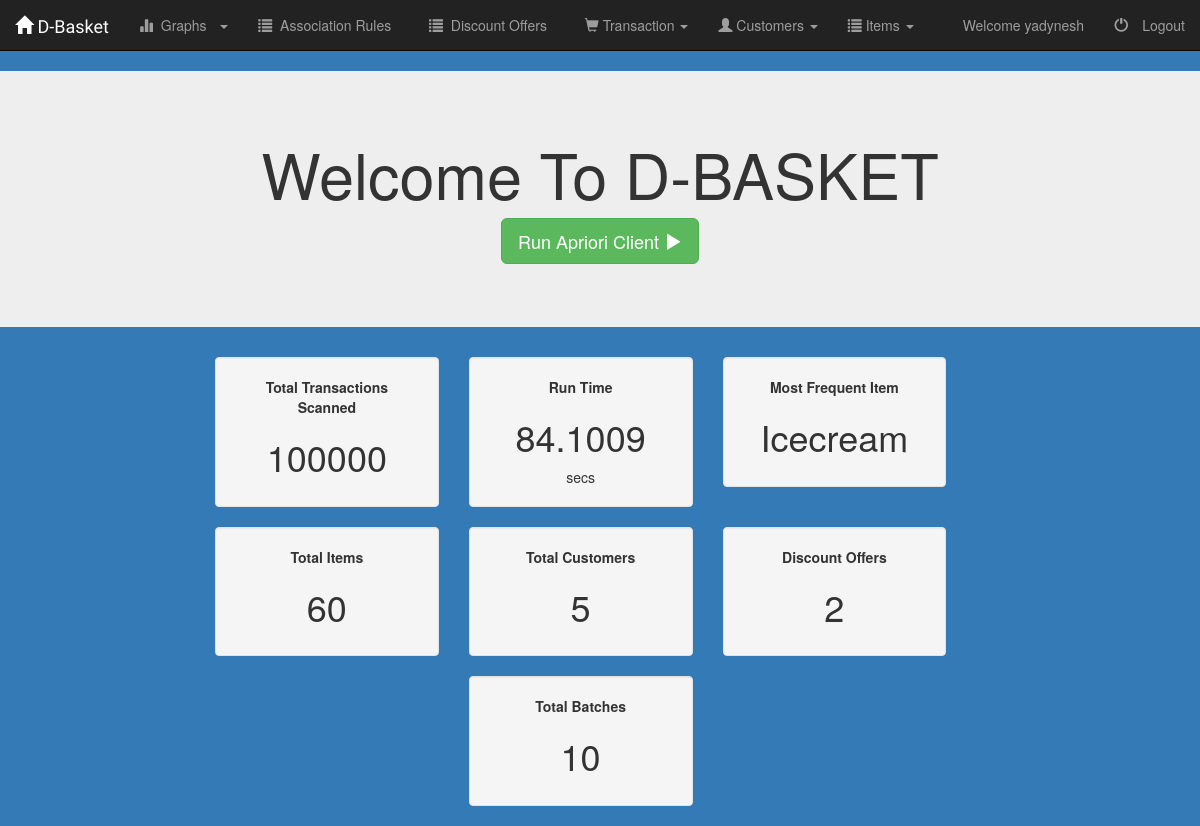
Page /emp/home (signed in) on the committed database.
### AdminPanel/models.py (models this page shows, shortened)
class Statistic(models.Model):
	rows_scanned = models.BigIntegerField(default = 1)
	run_time = models.FloatField()
	most_frequent_item = models.ForeignKey(Item, on_delete=models.CASCADE, blank=True, null=True)
	total_batches = models.IntegerField()

class Item(models.Model):
	item_name = models.CharField(max_length = 50, verbose_name = 'Item Name')
	stocks = models.IntegerField()

### AdminPanel/views.py (the view)
class AdminFormView(View):
    def get(self, request, *args, **kwargs):
        template = "AdminPanel/home.html"
        stats_object = Statistic.objects.first()
        item_count = Item.objects.count()
        customer_count = Customer.objects.count()
        discount_count = Discount.objects.count()
        context = {
            'stats_object' : stats_object,
            'item_count' : item_count,
            'customer_count' : customer_count,
            'discount_count' : discount_count,
            'rows_scanned' : (stats_object.rows_scanned - 1)
        }
        return render(request, template, context)

### AdminPanel/templates/AdminPanel/home.html (shortened to what this page needs)
{% extends "base.html" %}
{% block tabs %}
	{% include "AdminPanel/tabs.html" with active_tab='home' %}
{% endblock tabs %}
{% block content %}
	<div class="jumbotron">
		<div class="container text-center">
			<h1>Welcome To D-BASKET</h1>
			<p>
				<a class ="btn btn-success btn-lg " href="{% url 'adminpanel:runclient' %}">
					Run Apriori Client
					<span class="glyphicon glyphicon-play" aria-hidden="true"/>
				</a>
			</p>
		</div>
	</div>
	<div id="">
		<div class="row col-md-offset-2">
			<div class="container col-md-3">
		  		<div class="well text-center">
		  			<b>Total Transactions Scanned</b><br/>
					<h1>{{rows_scanned}}</h1>
		  		</div>
			</div>
			<div class="container col-md-3">
		  		<div class="well text-center">
		  			<b>Run Time</b><br/>
					<h1>{{stats_object.run_time}}</h1> secs
		  		</div>
			</div>
			<div class="container col-md-3">
		  		<div class="well text-center">
		  			<b>Most Frequent Item</b><br/>
					<h1>{{stats_object.most_frequent_item.item_name.capitalize}}</h1>
		  		</div>
			</div>
		</div>
		<div class="row col-md-offset-2">
			<div class="container col-md-3">
		  		<div class="well text-center">
		  			<b>Total Items</b><br/>
					<h1>{{item_count}}</h1>
		  		</div>
			</div>
			<div class="container col-md-3">
		  		<div class="well text-center">
		  			<b>Total Customers</b><br/>
					<h1>{{customer_count}}</h1>
		  		</div>
			</div>
			<div class="container col-md-3">
		  		<div class="well text-center">
		  			<b>Discount Offers</b><br/>
					<h1>{{discount_count}}</h1>
		  		</div>
			</div>
		</div>
		<div class="row col-md-offset-2">
			<div class="container col-md-offset-3 col-md-3">
		  		<div class="well text-center">
		  			<b>Total Batches</b><br/>
					<h1>{{stats_object.total_batches}}</h1>
		  		</div>
			</div>
		</div>
	</div>
{% endblock content %}

### AdminPanel/templates/base.html (shortened to what this page needs)
<!DOCTYPE html>
<html>
<head>
	<link href="https://maxcdn.bootstrapcdn.com/bootstrap/3.3.7/css/bootstrap.min.css" rel="stylesheet">
	{% load staticfiles %}
	<link rel="stylesheet" type="text/css" href="{% static "AdminPanel/style.css" %}">
</head>
<body>
	<nav class="navbar navbar-inverse navbar-static-top" role="navigation">
		<div class="container-fluid">
			<div class="navbar-header">
				<a class="navbar-brand fontCourgette" href="{% url 'adminpanel:home' %}">
					<span class="glyphicon glyphicon-home"></span>
					D-Basket
				</a>
			</div>
			<div class="collapse navbar-collapse navbar-ex1-collapse">
			{% if user.is_authenticated  %}
					{% block tabs %}
					{% endblock tabs %}
			{% endif %}
					<ul class="nav navbar-nav navbar-right">
						{% if user.is_authenticated  %}
							<li>
								<a>Welcome {{user.username}}</a>
							</li>
							<li><a href="/accounts/logout">
									<span class="glyphicon glyphicon-off">&nbsp;</span>Logout
								</a>
							</li>
						{% endif %}
					</ul>
				</div>
		</div>
	</nav>
	{% block content %}
	{% endblock content %}
</body>
</html>

### AdminPanel/static/AdminPanel/style.css (style rules this page uses)
.fontCourgette { font-family: 'Courgette', cursive; }
.navbar { border-radius: 0px; }

### AdminPanel/templates/AdminPanel/home.html (style rules this page uses)
body { background-color: #337ab7; }

### rows in the picture
Statistic: run_time "84.1009", most_frequent_item.item_name "Icecream", total_batches "10"

### other values in the picture
{{ user.username }} "yadynesh"
{{ rows_scanned }} "100000"
{{ item_count }} "60"
{{ customer_count }} "5"
{{ discount_count }} "2"
